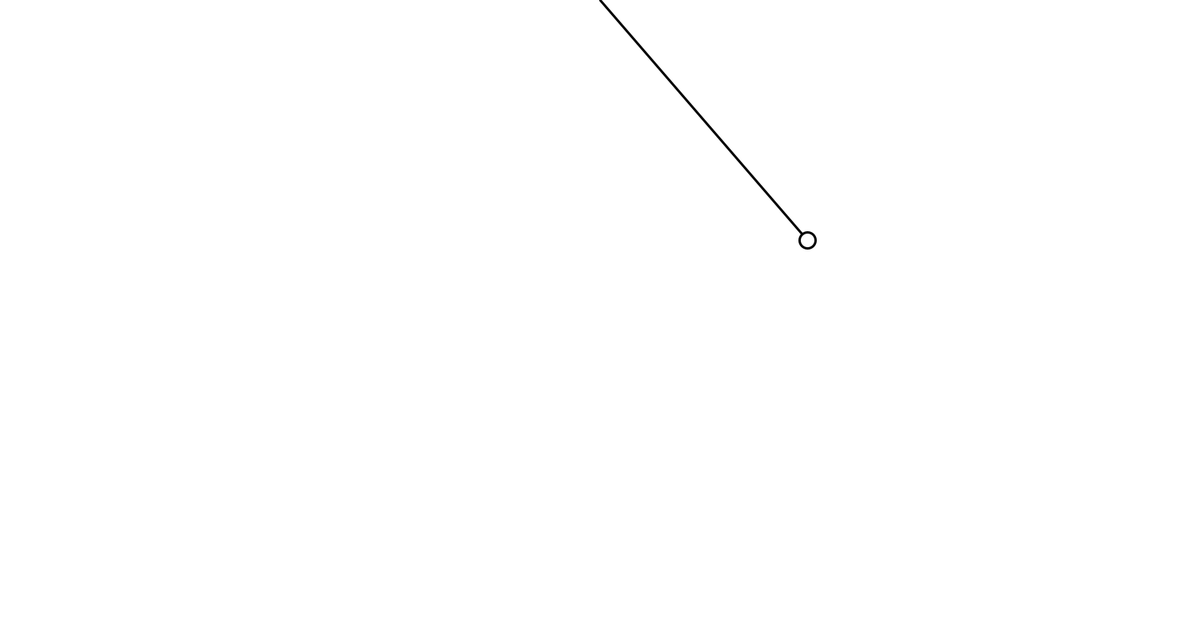
Frame 1 (no input)
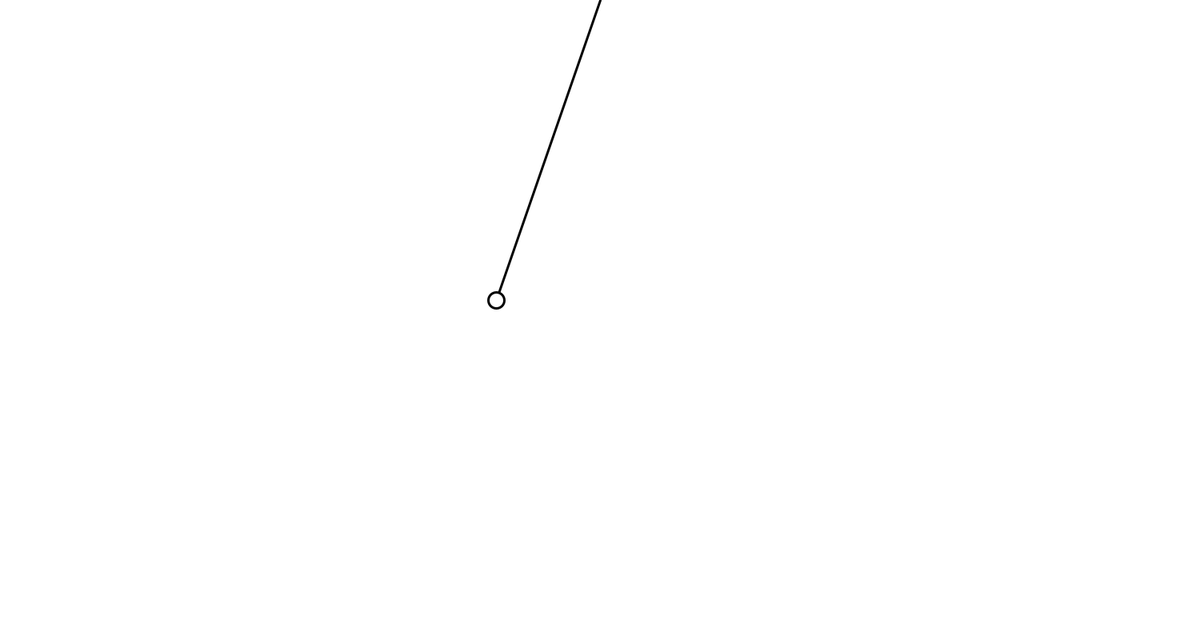
Frame 60 (the mouse pressed at the canvas centre just before this capture)
Frame 120 (the mouse held since frame 60 and released just before this capture): identical to frame 60, image omitted

The Processing sketch that drew these frames (run headless with seeded random() and noise(); from frame 60 on, the mouse is pressed at the canvas centre):

// Processing sketch: plummet
// ── plummet.pde
void setup()
{
  size(1500,800);
  
}

void draw()
{
  background(255);
  strokeWeight(3);
  float T = 180;
  float A = 260;
  float x = cos(TWO_PI*frameCount/T);
  float y = (height/2)-x*x*100;
  PVector location = new PVector(A*x,y);
  //translate(width/2,height/2);
  line(width/2,0,width/2+location.x,y);
  ellipse(width/2+location.x,y,20,20);
}
